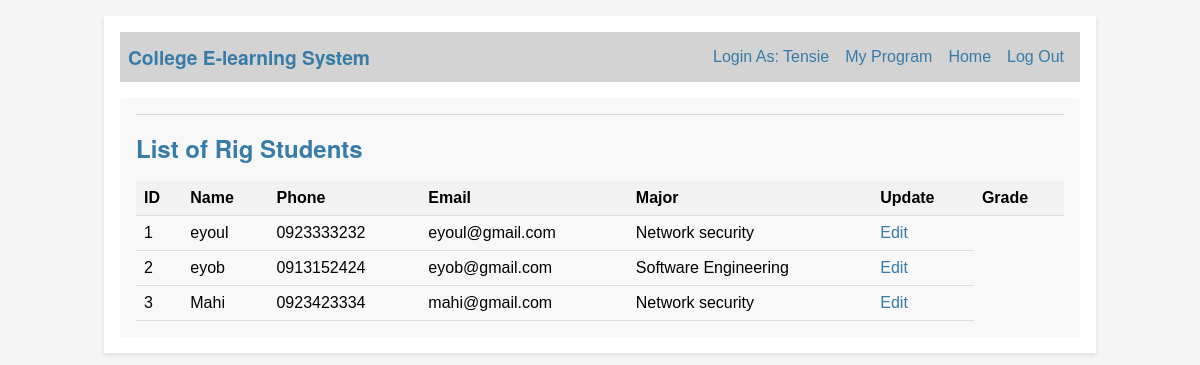
The page /view_stu (signed in) on the database as committed earlier.
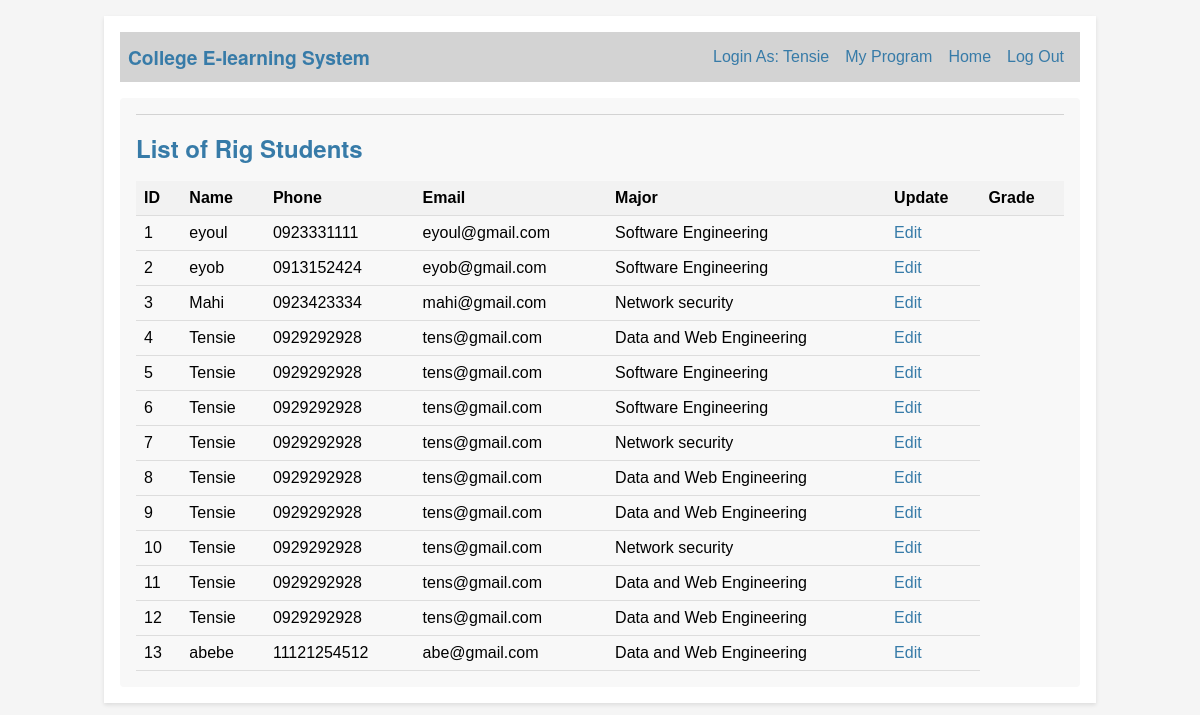
The same page on the database as committed later.
### tables this page shows
CREATE TABLE users (
  id INTEGER PRIMARY KEY AUTOINCREMENT,
  name TEXT NOT NULL,
  phone TEXT NOT NULL,
  email TEXT UNIQUE NOT NULL,
  password TEXT NOT NULL,
  role_id INTEGER NOT NULL,
  FOREIGN KEY (role_id) REFERENCES roles(id)
);

CREATE TABLE major (
  id INTEGER PRIMARY KEY,
  name TEXT
);

### elearning/report.py (the view)
@bp.route('/view_stu')
@login_required
def view_stu():
    db = get_db()
    users = db.execute(
        'SELECT u.id, u.name, u.phone, u.email, m.name AS major_name '
        'FROM users u '
        'JOIN students s ON u.id = s.user_id '
        'JOIN major m ON s.major_id = m.id'
    ).fetchall()
    return render_template('report/view_stu.html', users=users)

### elearning/auth.py (called while the page is built)
@bp.before_app_request
def load_logged_in_user():
    user_id = session.get('user_id')
    if user_id is None:
        g.user = None
    else:
        g.user = get_db().execute(
            'SELECT * FROM users WHERE id = ?', (user_id,)
        ).fetchone()

def login_required(view):
    @functools.wraps(view)
    def wrapped_view(**kwargs):
        if g.user is None:
            return redirect(url_for('auth.login'))
        return view(**kwargs)
    return wrapped_view

### elearning/db.py (called while the page is built)
def get_db():
    if 'db' not in g:
        g.db = sqlite3.connect(
            current_app.config['DATABASE'],
            detect_types=sqlite3.PARSE_DECLTYPES
        )
        g.db.row_factory = sqlite3.Row
    return g.db

### elearning/templates/report/view_stu.html
{% extends 'base.html' %}
{% block content %}
    <h1>List of Rig Students</h1>
    <table>
        <thead>
            <tr>
                <th>ID</th>
                <th>Name</th>
                <th>Phone</th>
                <th>Email</th>
                <th>Major</th>
                <th>Update</th>
                <th>Grade</th>
            </tr>
        </thead>
        <tbody>
            {% for user in users %}
            <tr>
                <td>{{ loop.index }}</td>
                <td>{{ user.name }}</td>
                <td>{{ user.phone }}</td>
                <td>{{ user.email }}</td>
                <td>{{ user.major_name }}</td>
                <td><a href="{{ url_for('report.edit_stu', user_id=user.id) }}">Edit</a></td>
            </tr>
            {% endfor %}
        </tbody>
    </table>
{% endblock %}

### elearning/templates/base.html (shortened to what this page needs)
<!doctype html>
<html>
    <link rel="stylesheet" href="{{ url_for('static', filename='style.css') }}">
    <nav>
      <h1>College E-learning System </h1>
      <ul>
        {% if g.user %}
          <li><span>Login As: {{ g.user['name'] }}</span>
          {% if g.user['role_id'] == 3 %}
          <li><a href="{{ url_for('report.g_report')}}">My Program</a>
            {% endif %}
          <li><a href="{{ url_for('blog.index') }}">Home</a>
          <li><a href="{{ url_for('auth.logout') }}">Log Out</a>
        {% endif %}
      </ul>
    </nav>
    <section class="content">
      <header>
      </header>
      {% block content %}{% endblock %}
    </section>
</html>

### elearning/static/style.css (style rules this page uses)
html { font-family: Arial, sans-serif; background: #f5f5f5; padding: 1rem; }
h1 { font-family: "Helvetica Neue", Helvetica, Arial, sans-serif; color: #377ba8; margin: 1rem 0; }
a { color: #377ba8; text-decoration: none; }
nav { background: lightgray; display: flex; align-items: center; padding: 0.5rem; }
nav h1 { flex: 1; margin: 0; font-size: 1.2em; }
nav ul { display: flex; list-style: none; margin: 0; padding: 0; }
nav ul li a, nav ul li span, header .action { display: block; padding: 0.5rem; text-decoration: none; color: #377ba8; }
li { font-style: none; }
.content { padding: 1rem; background: #f8f8f8; border-radius: 4px; margin-top: 1rem; }
.content > header { border-bottom: 1px solid lightgray; display: flex; align-items: flex-end; }
.content:last-child { margin-bottom: 0; }
table { width: 100%; border-collapse: collapse; }
th, td { padding: 8px; text-align: left; border-bottom: 1px solid #ddd; }
th { background-color: #f2f2f2; }

Rows that differ between the two databases and show on the page:
now on one of the page's lists (row unchanged): users: name "Tensie", phone "0929292928", email "tens@gmail.com", major_name "Data and Web Engineering", major_name "Software Engineering", major_name "Network security"
changed users "eyoul": phone "0923333232" → "0923331111"; major_name "Network security" → "Software Engineering"
added users: name "abebe", phone "11121254512", email "abe@gmail.com", major_name "Data and Web Engineering"
